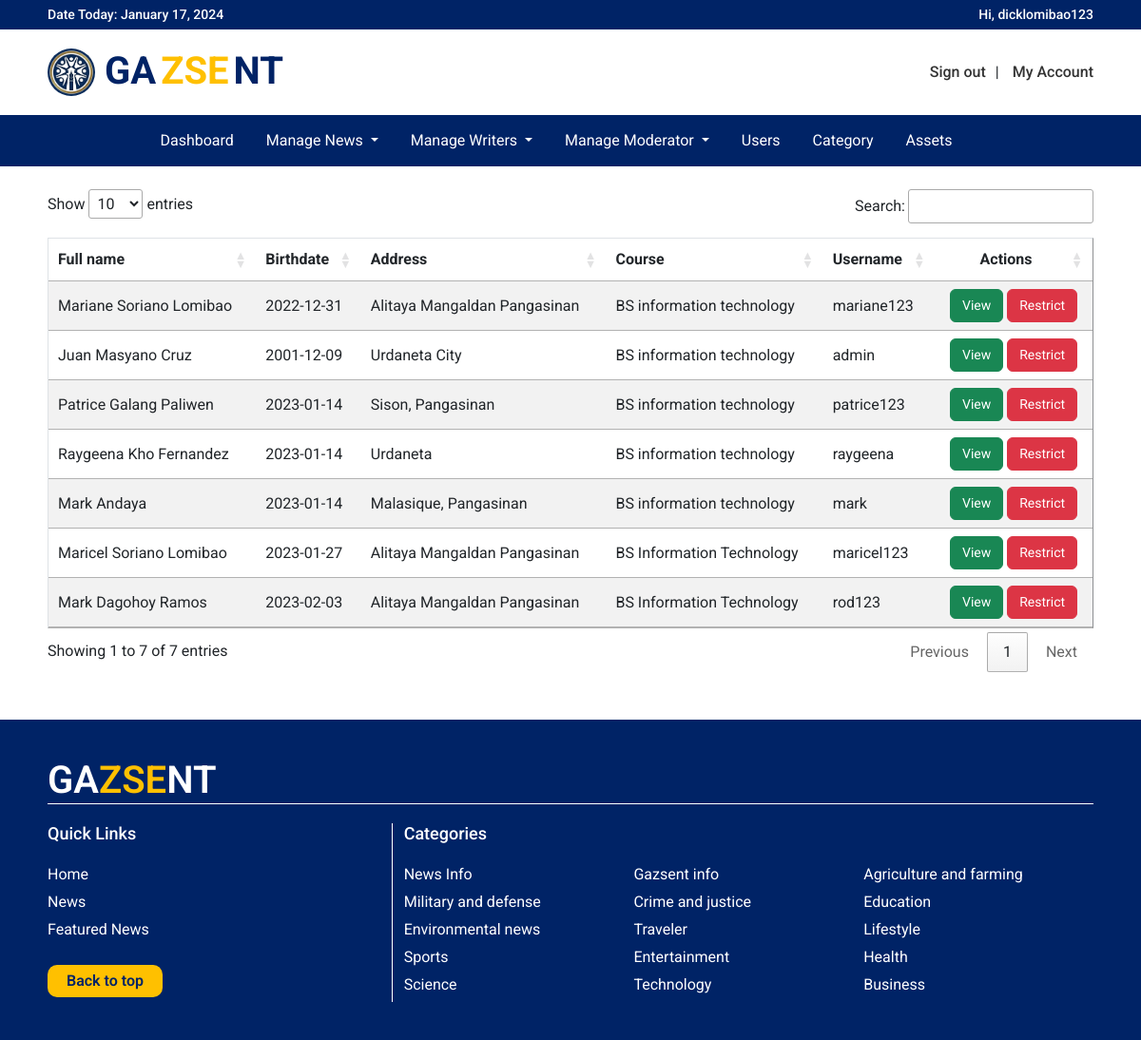
/pages/adminpanel/view_writers.php (signed in), run on the app's committed database.
### tables this page shows
CREATE TABLE `account_credentials` (
  `owner_id` varchar(100) NOT NULL,
  `username` varchar(200) NOT NULL,
  `email` varchar(200) NOT NULL,
  `password` varchar(200) NOT NULL,
  `profilepic` varchar(300) NOT NULL,
  `status` int(10) NOT NULL,
  `role` int(2) NOT NULL,
  `validator` int(11) NOT NULL
);

CREATE TABLE `personal_information` (
  `id` varchar(100) NOT NULL,
  `firstname` varchar(100) NOT NULL,
  `lastname` varchar(100) NOT NULL,
  `middlename` varchar(100) NOT NULL,
  `birthdate` date NOT NULL,
  `sex` varchar(10) NOT NULL,
  `mobilenumber` varchar(20) NOT NULL,
  `address` varchar(200) NOT NULL,
  `course` varchar(200) NOT NULL,
  `date_created` timestamp NOT NULL DEFAULT current_timestamp()
);

CREATE TABLE `categories` (
  `id` int(11) NOT NULL,
  `title` varchar(50) NOT NULL,
  `description` varchar(300) NOT NULL
);

### classes/writers_list_getter.php (called while the page is built, shortened)
<?php
 class Writers extends Database{
    function getAllPersonalAndAcountInfo(){
        $pdo = $this->getConnection();
        $sql = "SELECT personal_information.*,account_credentials.* from personal_information,account_credentials WHERE personal_information.id = account_credentials.owner_id and personal_information.birthdate != '0000-00-00' and  (`role` = 5 or `role` = 0) and validator = 0";
        $statement = $pdo->prepare($sql);
        $statement->execute();
        return $statement->fetchAll(PDO::FETCH_ASSOC);
    }
 }
?>

### classes/category_class.php (called while the page is built, shortened)
<?php
class Category extends Database
{
    function getCategoryList()
    {
        $pdo = $this->getConnection();
        $query = "SELECT * FROM categories ORDER BY id DESC";
        $statement = $pdo->prepare($query);
        $statement->execute();
        $result = $statement->fetchAll(PDO::FETCH_ASSOC);
        return $result;
    }
}

### pages/adminpanel/view_writers.php (the view, shortened to what this page needs)
<?php
require_once "../../classes/writers_list_getter.php";
$writers = new Writers();
$writerList = $writers->getAllPersonalAndAcountInfo();
?>
<!DOCTYPE html>
<html lang="en">
<head>
    <link href="https://cdn.jsdelivr.net/npm/bootstrap@5.2.3/dist/css/bootstrap.min.css" rel="stylesheet">
    <link rel="stylesheet" href="//cdn.datatables.net/1.13.1/css/jquery.dataTables.min.css">
    <link href="../../css/body_configuration.css" rel="stylesheet">
    <link href="../../css/navbar.css" rel="stylesheet">
    <link href="../../css/view_writers.css" rel="stylesheet">
</head>
<body>
    <?php require_once 'navbar.php'; ?>
    <br>
    <div class="margin-side">
        <table class="table table-striped" id="myTable" border="1">
            <thead>
                <tr>
                    <th scope="col">Full name</th>
                    <th scope="col">Birthdate</th>
                    <th scope="col">Address</th>
                    <th scope="col">Course</th>
                    <th scope="col">Username</th>
                    <th scope="col">
                        <center>
                            Actions
                        </center>
                    </th>
                </tr>
            </thead>
            <tbody>
                <?php foreach ($writerList as $item) { ?>
                    <tr valign="middle">
                        <td><?php echo $item['firstname'] . " " . $item['middlename'] . " " . $item['lastname'] ?></td>
                        <td><?php echo $item['birthdate'] ?></td>
                        <td><?php echo $item['address'] ?></td>
                        <td><?php echo $item['course'] ?></td>
                        <td><?php echo $item['username'] ?></td>
                        <td>
                            <center>
                                <a href="viewwritersinfo.php?id=<?php echo $item['id'] ?>" class="btn btn-success">View</a>
                                <?php if ($item['role'] === '5') { ?>
                                    <a href="restricter.php?restrict=false&id=<?php echo $item['id'] ?>" class="btn btn-danger">Unrestrict</a>
                                <?php } else { ?>
                                    <a href="restricter.php?restrict=true&id=<?php echo $item['id'] ?>" class="btn btn-danger">Restrict</a>
                                <?php } ?>
                            </center>
                        </td>
                    </tr>
                <?php } ?>
            </tbody>
        </table>
    </div>
    <?php require_once 'footer.php'?>
</body>
</html>

### pages/adminpanel/footer.php
<?php
require_once "../../classes/category_class.php";
$category = new Category;
$list = $category->getCategoryList();
?>
<header class="footer">
    <div class="margin-side">
        <h1>GA<span>ZSE</span>NT</h1>
        <div class="container-fluid content">
            <div class="row">
                <div class="col-md-4" style="display: grid; border-right:1px solid white">
                    <h5>Quick Links</h5>
                    <a href="../../">Home</a>
                    <a href="../site/news.php">News</a>
                    <a href="../site/featurednews.php">Featured News</a>
                    <a href="#top" class="backtotop">Back to top</a>
                </div>
                <div class="col-md-8">
                    <h5>Categories</h5>
                    <div class="row">
                        <div class="row">
                            <?php
                            $count = 0;
                            foreach ($list as $item) {
                                if ($count != 15) {
                                    echo '<div class="col-md-4"><a class="dropdown-item" href="../site/category.php?id=' . $item['id'] . '&title=' . $item['title'] . '">' . $item['title'] . '</a></div>';
                                    $count++;
                                } else
                                    break;
                            }
                            ?>
                        </div>
                    </div>
                </div>
            </div>
        </div>
    </div>
</header>

### css/body_configuration.css (style rules this page uses)
.margin-side { max-width: 1100px; margin: auto; }

### css/navbar.css (style rules this page uses)
.container-fluid { padding: 0; }
.footer { margin-top: 50px; padding: 40px 0; width: 100%; background-color: #002366; }
.footer h1 { color: white; font-weight: 600; margin-bottom: 20px; border-bottom: 1px solid white; }
.footer span { color: #FFC000; }
.footer .content h5 { color: white; font-size: 18px; margin-bottom: 20px; }
.footer .content a { margin-bottom: 5px; color: white; font-size: 16px; text-decoration: none; }
.footer .content .backtotop { padding: 5px 20px; width: fit-content; margin-top: 20px; border-radius: 10px; background-color: #FFC000; font-weight: 600; color: #002366; }

### css/view_writers.css (style rules this page uses)
.btn-success, .btn-danger { font-size: 14px; }

### data on the page
account_credentials: owner_id.firstname "Mariane", owner_id.middlename "Soriano", owner_id.lastname "Lomibao", owner_id.birthdate "2022-12-31", owner_id.address "Alitaya Mangaldan Pangasinan", owner_id.course "BS information technology", username "mariane123"
account_credentials: owner_id.firstname "Juan", owner_id.middlename "Masyano", owner_id.lastname "Cruz", owner_id.birthdate "2001-12-09", owner_id.address "Urdaneta City", owner_id.course "BS information technology", username "admin"
account_credentials: owner_id.firstname "Patrice", owner_id.middlename "Galang", owner_id.lastname "Paliwen", owner_id.birthdate "2023-01-14", owner_id.address "Sison, Pangasinan", owner_id.course "BS information technology", username "patrice123"
account_credentials: owner_id.firstname "Raygeena", owner_id.middlename "Kho", owner_id.lastname "Fernandez", owner_id.birthdate "2023-01-14", owner_id.address "Urdaneta", owner_id.course "BS information technology", username "raygeena"
account_credentials: owner_id.firstname "Mark", owner_id.lastname "Andaya", owner_id.birthdate "2023-01-14", owner_id.address "Malasique, Pangasinan", owner_id.course "BS information technology", username "mark"
account_credentials: owner_id.firstname "Maricel", owner_id.middlename "Soriano", owner_id.lastname "Lomibao", owner_id.birthdate "2023-01-27", owner_id.address "Alitaya Mangaldan Pangasinan", owner_id.course "BS Information Technology", username "maricel123"
account_credentials: owner_id.firstname "Mark", owner_id.middlename "Dagohoy", owner_id.lastname "Ramos", owner_id.birthdate "2023-02-03", owner_id.address "Alitaya Mangaldan Pangasinan", owner_id.course "BS Information Technology", username "rod123"
categories: title "News Info"
categories: title "Gazsent info"
categories: title "Agriculture and farming"
categories: title "Military and defense"
categories: title "Crime and justice"
categories: title "Education"
categories: title "Environmental news"
categories: title "Traveler"
categories: title "Lifestyle"
categories: title "Sports"
categories: title "Entertainment"
categories: title "Health"
categories: title "Science"
categories: title "Technology"
categories: title "Business"

### other printed values
$_SESSION['username'] "dicklomibao123"
